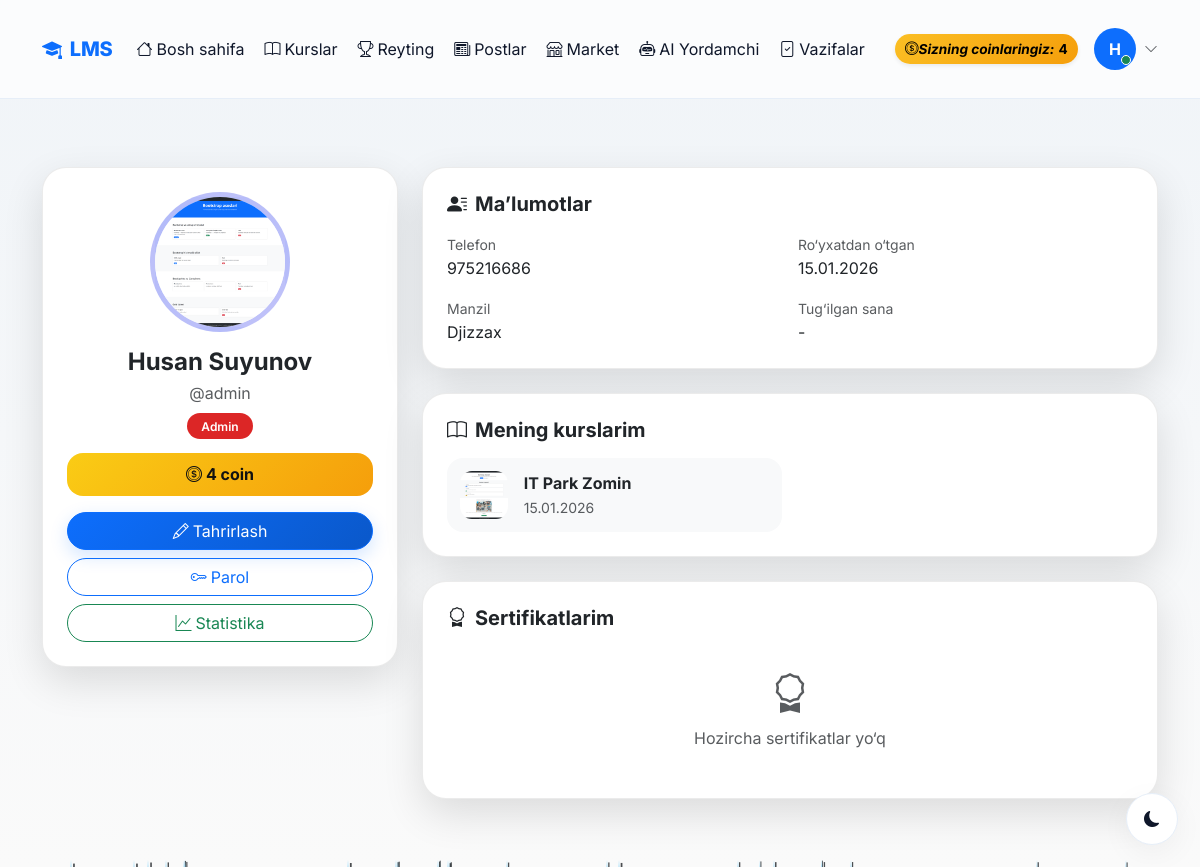
The app's page /profile/ (signed in), older data.
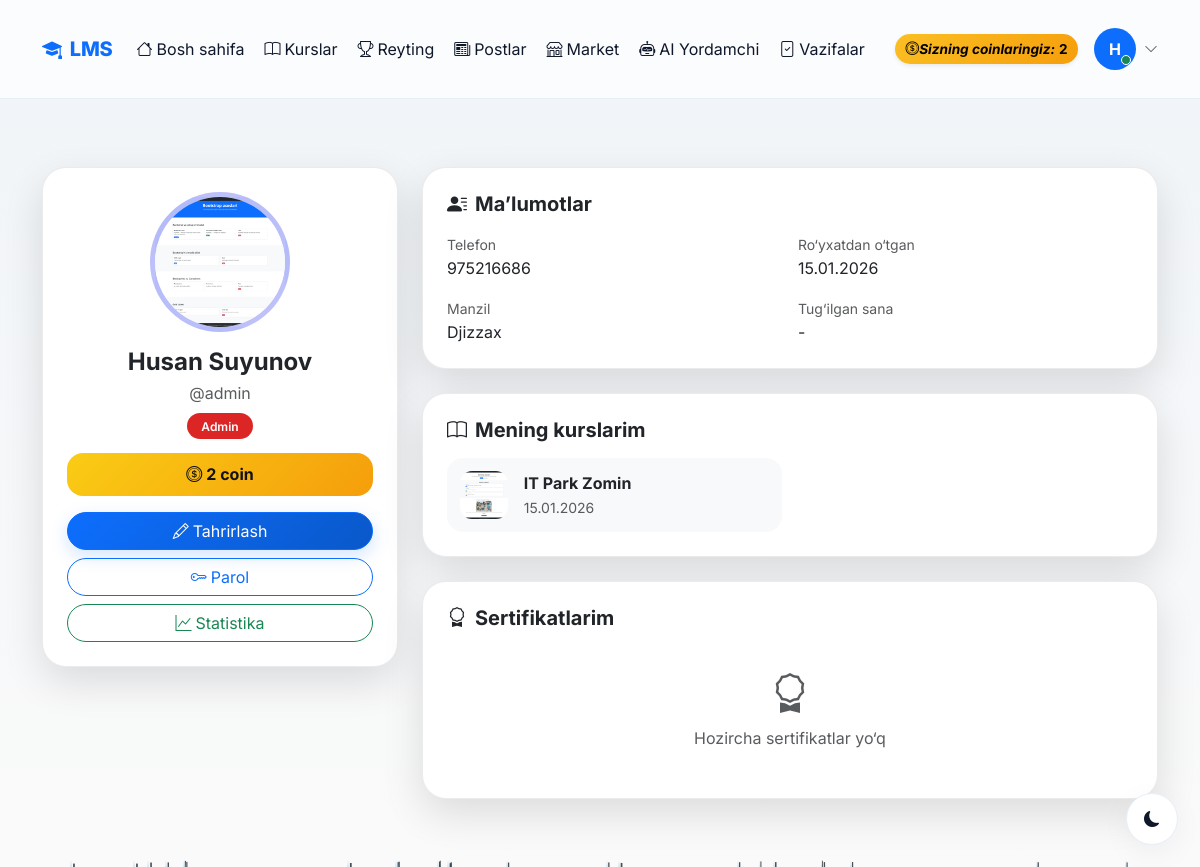
The same page, newer data.
### accounts/models.py (models this page shows, shortened)
class CustomUser(AbstractUser):
    ROLE_CHOICES = (
        ('admin', 'Admin'),
        ('teacher', 'O\'qituvchi'),
        ('student', 'O\'quvchi'),
    )
    first_name = models.CharField(max_length=100, verbose_name="Ism")
    last_name = models.CharField(max_length=100, verbose_name="Familiya")
    phone = models.CharField(max_length=20, unique=True, verbose_name="Telefon raqam")
    role = models.CharField(max_length=20, choices=ROLE_CHOICES, default='student', verbose_name="Rol")
    photo = models.ImageField(upload_to='profiles/', blank=True, null=True, verbose_name="Profil rasmi")
    profession = models.ForeignKey(Profession, on_delete=models.SET_NULL, null=True, blank=True, related_name='students', verbose_name="Yo'nalish")
    is_blocked = models.BooleanField(default=False, verbose_name="Bloklangan")
    last_activity = models.DateTimeField(null=True, blank=True, verbose_name="Oxirgi faollik")
    bio = models.TextField(blank=True, null=True, verbose_name="O'zi haqida")
    coins = models.IntegerField(default=0, verbose_name="Coinlar")
    total_online_time = models.IntegerField(default=0, verbose_name="Jami online vaqt (daqiqa)")
    address = models.CharField(max_length=300, blank=True, null=True, verbose_name="Yashash manzili")
    birth_date = models.DateField(null=True, blank=True, verbose_name="Tug'ilgan kuni")
    id_card = models.FileField(upload_to='documents/id_cards/', blank=True, null=True, verbose_name="ID karta/Pasport")
    birth_certificate = models.FileField(upload_to='documents/birth_certificates/', blank=True, null=True, verbose_name="Tug'ilganlik haqida guvohnoma")
    @property
    def is_admin(self):
        return self.role == 'admin'
    @property
    def is_teacher(self):
        return self.role == 'teacher'
    @property
    def full_name(self):
        return f"{self.first_name} {self.last_name}"
    class Meta:
        verbose_name = "Foydalanuvchi"
        verbose_name_plural = "Foydalanuvchilar"

### accounts/views.py (the view)
# urls.py: path('profile/', views.profile_view, name='profile'),
@login_required
def profile_view(request):
    certificates = Certificate.objects.filter(student=request.user)
    enrollments = request.user.enrollments.all()
    return render(request, 'accounts/profile.html', {
        'certificates': certificates,
        'enrollments': enrollments,
    })

### accounts/management/commands/check_birthdays.py (called while the page is built, shortened)
    def handle(self, *args, **kwargs):
        today = timezone.now().date()
        users = CustomUser.objects.filter(birth_date__day=today.day, birth_date__month=today.month)
        if not users.exists():
            self.stdout.write(self.style.SUCCESS('No birthdays today.'))
            return

### accounts/templates/accounts/profile.html (shortened to what this page needs)
{% extends 'accounts/base.html' %}
{% block content %}
<div class="container py-5 profile-wrap">
<div class="row g-4">
<div class="col-lg-4">
<div class="p-card p-4 text-center">
    {% if user.photo %}
        <img src="{{ user.photo.url }}" class="avatar mb-3">
    {% else %}
        <div class="avatar-fallback mb-3">{{ user.get_initials }}</div>
    {% endif %}
    <h4 class="fw-bold mb-1">{{ user.full_name }}</h4>
    <p class="text-muted mb-2">@{{ user.username }}</p>
    <span class="role-pill
        {% if user.role == 'admin' %}role-admin
        {% elif user.role == 'teacher' %}role-teacher
        {% else %}role-student{% endif %}">
        {% if user.role == 'admin' %}Admin
        {% elif user.role == 'teacher' %}O‘qituvchi
        {% else %}O‘quvchi{% endif %}
    </span>
    <div class="coin-box my-3">
        <i class="bi bi-coin me-1"></i>{{ user.coins }} coin
    </div>
    <div class="d-grid gap-2 mt-3">
        <a href="{% url 'profile_edit' %}" class="btn btn-primary rounded-pill">
            <i class="bi bi-pencil me-1"></i>Tahrirlash
        </a>
        <a href="{% url 'change_password' %}" class="btn btn-outline-primary rounded-pill">
            <i class="bi bi-key me-1"></i>Parol
        </a>
        <a href="{% url 'my_statistics' %}" class="btn btn-outline-success rounded-pill">
            <i class="bi bi-graph-up me-1"></i>Statistika
        </a>
    </div>
</div>
</div>
<div class="col-lg-8 d-flex flex-column gap-4">
<div class="p-card p-4">
<h5 class="fw-bold mb-3">
    <i class="bi bi-person-lines-fill me-2"></i>Ma’lumotlar
</h5>
<div class="row g-3">
<div class="col-md-6">
    <small class="text-muted">Telefon</small>
    <div>{{ user.phone }}</div>
</div>
<div class="col-md-6">
    <small class="text-muted">Ro‘yxatdan o‘tgan</small>
    <div>{{ user.date_joined|date:"d.m.Y" }}</div>
</div>
<div class="col-md-6">
    <small class="text-muted">Manzil</small>
    <div>{% if user.address %}{{ user.address }}{% else %}-{% endif %}</div>
</div>
<div class="col-md-6">
    <small class="text-muted">Tug‘ilgan sana</small>
    <div>{% if user.birth_date %}{{ user.birth_date|date:"d.m.Y" }}{% else %}-{% endif %}</div>
</div>
</div>
</div>
{% if enrollments %}
<div class="p-card p-4">
<h5 class="fw-bold mb-3">
    <i class="bi bi-book me-2"></i>Mening kurslarim
</h5>
<div class="row g-3">
{% for enrollment in enrollments %}
<div class="col-md-6">
<a href="{% url 'profession_detail' enrollment.profession.pk %}" class="text-decoration-none text-body">
<div class="mini-item d-flex align-items-center gap-3">
    <img src="{{ enrollment.profession.photo.url }}"
         style="width:48px;height:48px;border-radius:12px;object-fit:cover">
    <div>
        <b>{{ enrollment.profession.name }}</b><br>
        <small class="text-muted">{{ enrollment.enrolled_at|date:"d.m.Y" }}</small>
    </div>
</div>
</a>
</div>
{% endfor %}
</div>
</div>
{% endif %}
<div class="p-card p-4">
<h5 class="fw-bold mb-3">
    <i class="bi bi-award me-2"></i>Sertifikatlarim
</h5>
{% if certificates %}
<div class="row g-3">
{% for cert in certificates %}
<div class="col-md-6">
<div class="mini-item">
    <div class="d-flex align-items-center gap-3 mb-2">
        <div class="bg-success text-white rounded-3 p-2">
            <i class="bi bi-award fs-5"></i>
        </div>
        <div>
            <b>{{ cert.profession.name }}</b><br>
            <small class="text-muted">Berilgan: {{ cert.issued_at|date:"d.m.Y" }}</small>
        </div>
    </div>
    <div class="d-flex justify-content-between align-items-center small text-muted">
        <span><i class="bi bi-person me-1"></i>{{ cert.issued_by.full_name }}</span>
        <a href="{{ cert.file.url }}" target="_blank" download
           class="btn btn-sm btn-success rounded-pill">
            <i class="bi bi-file-pdf me-1"></i>Yuklab olish
        </a>
    </div>
</div>
</div>
{% endfor %}
</div>
{% else %}
<div class="text-center py-4 text-muted">
    <i class="bi bi-award display-6"></i>
    <p class="mt-2 mb-0">Hozircha sertifikatlar yo‘q</p>
</div>
{% endif %}
</div>
</div>
</div>
</div>
{% endblock %}

### accounts/templates/accounts/base.html (shortened to what the changed rows need)
<!DOCTYPE html>
<html lang="uz" data-bs-theme="light">
<head>
    {% load static %}
    <link rel="stylesheet" href="{% static 'effects/weather_effect.css' %}">
    <link rel="stylesheet" href="{% static 'css/base.css' %}">
    <link href="https://cdn.jsdelivr.net/npm/bootstrap@5.3.2/dist/css/bootstrap.min.css" rel="stylesheet">
    <link href="https://cdn.jsdelivr.net/npm/bootstrap-icons@1.11.1/font/bootstrap-icons.css" rel="stylesheet">
</head>
<body>
    {% if user.is_authenticated %}
    <nav class="navbar navbar-expand-lg sticky-top">
        <div class="container main-container">
            <a class="navbar-brand d-flex align-items-center gap-2" href="{% url 'home' %}">
                <i class="bi bi-mortarboard-fill"></i>
                <span>LMS</span>
            </a>
            <div class="collapse navbar-collapse" id="navbarNav">
                <ul class="navbar-nav me-auto mb-2 mb-lg-0 align-items-lg-center gap-lg-1">
                    <li class="nav-item">
                        <a class="nav-link {% if request.resolver_match.url_name == 'home' %}active{% endif %}"
                            href="{% url 'home' %}">
                            <i class="bi bi-house me-1"></i>Bosh sahifa
                        </a>
                    </li>
                    <li class="nav-item">
                        <a class="nav-link {% if request.resolver_match.url_name and 'profession' in request.resolver_match.url_name %}active{% endif %}"
                            href="{% url 'professions' %}">
                            <i class="bi bi-book me-1"></i>Kurslar
                        </a>
                    </li>
                    <li class="nav-item">
                        <a class="nav-link {% if request.resolver_match.url_name == 'leaderboard' %}active{% endif %}"
                            href="{% url 'leaderboard' %}">
                            <i class="bi bi-trophy me-1"></i>Reyting
                        </a>
                    </li>
                    <li class="nav-item">
                        <a class="nav-link {% if request.resolver_match.app_names and 'blog' in request.resolver_match.app_names %}active{% endif %}"
                            href="{% url 'blog:post_list' %}">
                            <i class="bi bi-newspaper me-1"></i>Postlar
                        </a>
                    </li>
                    <li class="nav-item">
                        <a class="nav-link {% if 'market' in request.resolver_match.url_name %}active{% endif %}"
                            href="{% url 'coin:market_list' %}">
                            <i class="bi bi-shop me-1"></i>Market
                        </a>
                    </li>
                    <li class="nav-item">
                        <a class="nav-link {% if 'ai_yordamchi' in request.resolver_match.app_names %}active{% endif %}"
                            href="{% url 'ai_yordamchi:chat_home' %}">
                            <i class="bi bi-robot me-1"></i>AI Yordamchi
                        </a>
                    </li>
                    {% if user.is_teacher or user.is_admin %}
                    <li class="nav-item">
                        <a class="nav-link {% if request.resolver_match.url_name == 'homework_submissions' %}active{% endif %}"
                            href="{% url 'homework_submissions' %}">
                            <i class="bi bi-file-check me-1"></i>Vazifalar
                        </a>
                    </li>
                    {% endif %}
                </ul>
                <div class="d-flex align-items-center gap-3">
                    <div class="coin-badge d-flex align-items-center gap-1 shadow-sm" title="Sizning coinlaringiz">
                        <i class="bi bi-coin">Sizning coinlaringiz: </i>
                        {{ user.coins|default:0 }}
                    </div>
                    <div class="dropdown">
                        <a class="d-flex align-items-center gap-2 text-decoration-none" data-bs-toggle="dropdown"
                            aria-expanded="false" role="button">
                            <div class="position-relative">
                                {% if user.profile.image and user.profile.image.url %}
                                <img src="{{ user.profile.image.url }}" class="rounded-circle shadow-sm"
                                    style="width:42px;height:42px;object-fit:cover"
                                    alt="{{ user.get_full_name|default:user.username }}">
                                {% elif user.avatar_url %}
                                <img src="{{ user.avatar_url }}" class="rounded-circle shadow-sm"
                                    style="width:42px;height:42px;object-fit:cover"
                                    alt="{{ user.get_full_name|default:user.username }}">
                                {% else %}
                                <div class="rounded-circle bg-primary text-white d-flex align-items-center justify-content-center fw-bold"
                                    style="width:42px;height:42px;">
                                    {{ user.get_full_name|default:user.username|slice:":1"|upper }}
                                </div>
                                {% endif %}
                                <span
                                    class="position-absolute bottom-0 end-0 translate-middle p-1 bg-success border border-white rounded-circle"></span>
                            </div>
                            <i class="bi bi-chevron-down small text-muted"></i>
                        </a>
                    </div>
                </div>
            </div>
        </div>
    </nav>
    {% endif %}
    <main class="main-container">
        {% block content %}{% endblock %}
    </main>
</body>
</html>

Row changes from the older to the newer data that the page shows:
changed CustomUser "Husan Suyunov": coins "4" → "2"
